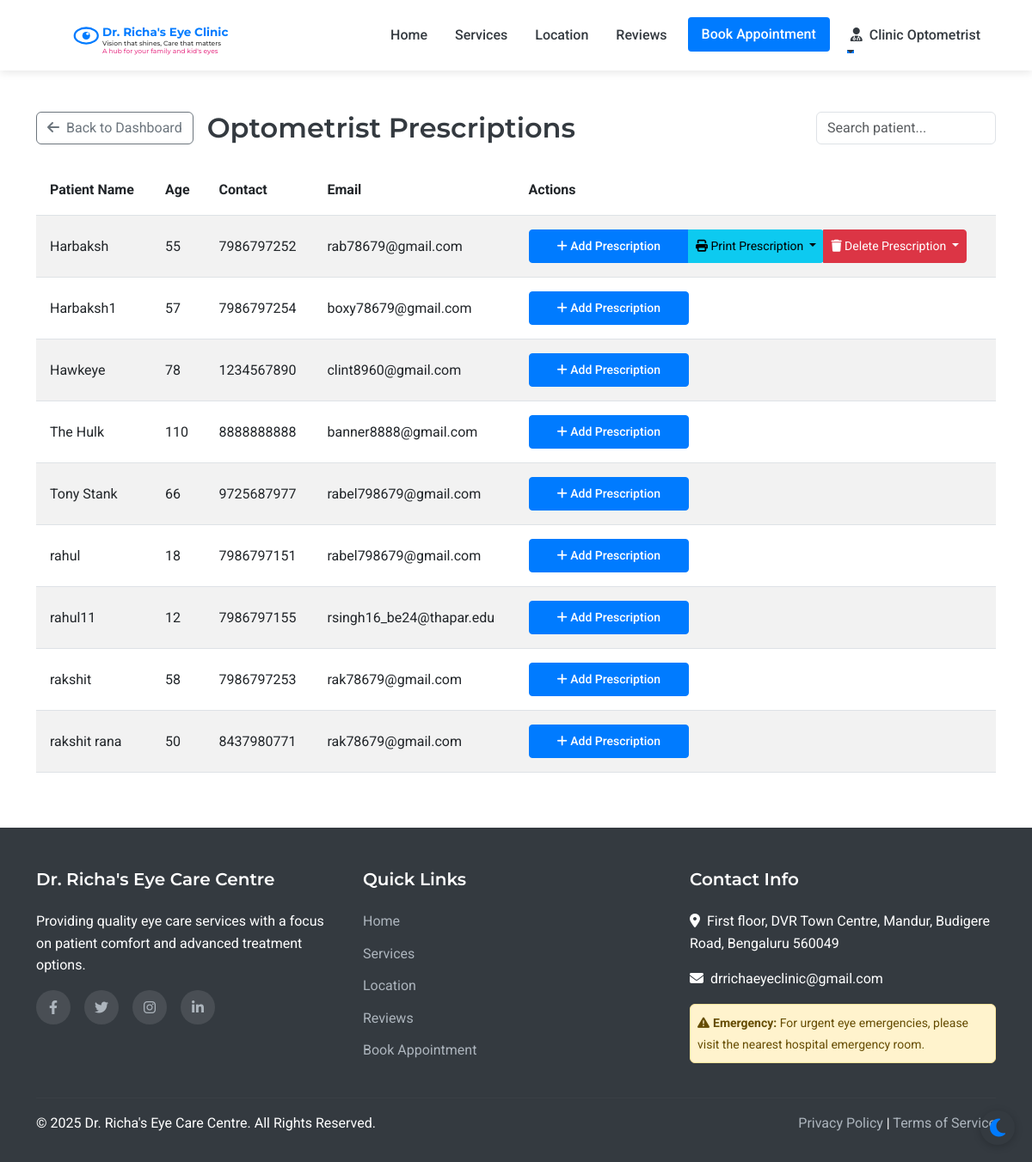
Page /assistant/prescriptions (signed in) on the committed database.
### models.py (models this page shows, shortened)
class Staff(UserMixin, db.Model):
    __abstract__ = True
    id = db.Column(db.Integer, primary_key=True)
    username = db.Column(db.String(64), unique=True, nullable=False)
    email = db.Column(db.String(120), unique=True, nullable=False)
    password_hash = db.Column(db.String(256), nullable=False)
    full_name = db.Column(db.String(100), nullable=False)
    mobile_number = db.Column(db.String(15), nullable=False)

class Assistant(Staff):
    __tablename__ = 'assistant'
    position = db.Column(db.String(100), nullable=True, default='Optometrist')
    full_name = db.Column(db.String(100), nullable=True, default='Optometrist')
    joining_date = db.Column(db.Date, nullable=True)
    salary_records = db.relationship('Salary', backref='assistant', lazy=True)

class Patient(UserMixin, db.Model):
    id = db.Column(db.Integer, primary_key=True)
    full_name = db.Column(db.String(100), nullable=False)
    mobile_number = db.Column(db.String(15), nullable=False)
    email = db.Column(db.String(100), nullable=True)
    age = db.Column(db.Integer, nullable=False)
    sex = db.Column(db.String(10), nullable=True)
    password_hash = db.Column(db.String(256), nullable=True)
    is_registered = db.Column(db.Boolean, default=False)
    created_at = db.Column(db.DateTime, nullable=False, default=datetime.utcnow)
    appointments = db.relationship('Appointment', backref='patient', lazy=True)
    doctor_prescriptions = db.relationship('DoctorPrescription', backref='patient', lazy=True)
    optometrist_prescriptions = db.relationship('OptometristPrescription', backref='patient', lazy=True)

### routes.py (the view)
@app.route('/assistant/prescriptions')
@login_required
def assistant_prescriptions():
    if not isinstance(current_user, Assistant):
        flash('Access denied', 'danger')
        return redirect(url_for('index'))
    all_patients = Patient.query.order_by(Patient.full_name).all()
    return render_template('assistant/prescriptions.html', all_patients=all_patients)

### app.py (called while the page is built)
@login_manager.user_loader
def load_user(user_id):
    from models import Doctor, Assistant, Admin, Patient
    try:
        if user_id.startswith('doctor_'):
            return Doctor.query.get(int(user_id.split('_')[1]))
        elif user_id.startswith('assistant_'):
            return Assistant.query.get(int(user_id.split('_')[1]))
        elif user_id.startswith('admin_'):
            return Admin.query.get(int(user_id.split('_')[1]))
        else:
            return Patient.query.get(int(user_id))
    except (ValueError, AttributeError):
        return None

### routes.py (called while the page is built)
@app.context_processor
def inject_now():
    return {'now': datetime.now()}

### templates/assistant/prescriptions.html (shortened to what this page needs)
{% extends 'layout.html' %}
{% block content %}
<div class="container py-5">
    <div class="d-flex justify-content-between align-items-center mb-4">
        <div class="d-flex align-items-center">
            <a href="{{ url_for('assistant_dashboard') }}" class="btn btn-outline-secondary me-3">
                <i class="fas fa-arrow-left me-1"></i> Back to Dashboard
            </a>
            <h2 class="mb-0">Optometrist Prescriptions</h2>
        </div>
        <input type="text" id="searchInput" class="form-control w-auto" placeholder="Search patient..." onkeyup="searchTable()">
    </div>
    <div class="table-responsive">
        <table class="table table-striped" id="prescriptionTable">
            <thead>
                <tr>
                    <th>Patient Name</th>
                    <th>Age</th>
                    <th>Contact</th>
                    <th>Email</th>
                    <th>Actions</th>
                </tr>
            </thead>
            <tbody>
                {% for patient in all_patients %}
                <tr>
                    <td>{{ patient.full_name }}</td>
                    <td>{{ patient.age }}</td>
                    <td>{{ patient.mobile_number }}</td>
                    <td>{{ patient.email }}</td>
                    <td>
                        <div class="btn-group">
                            <a href="{{ url_for('assistant_add_prescription', patient_id=patient.id) }}"
                               class="btn btn-primary btn-sm">
                                <i class="fas fa-plus"></i> Add Prescription
                            </a>
                            {% if patient.optometrist_prescriptions %}
                            <button type="button" class="btn btn-info btn-sm dropdown-toggle" data-bs-toggle="dropdown">
                                <i class="fas fa-print"></i> Print Prescription
                            </button>
                            <button type="button" class="btn btn-danger btn-sm dropdown-toggle" data-bs-toggle="dropdown">
                                <i class="fas fa-trash"></i> Delete Prescription
                            </button>
                            {% endif %}
                        </div>
                    </td>
                </tr>
                {% endfor %}
            </tbody>
        </table>
    </div>
</div>
{% endblock %}

### templates/layout.html (shortened to what this page needs)
<!DOCTYPE html>
<html lang="en">
<head>
    <link href="https://cdn.jsdelivr.net/npm/bootstrap@5.3.0-alpha1/dist/css/bootstrap.min.css" rel="stylesheet">
    <link rel="stylesheet" href="https://cdn.jsdelivr.net/npm/flatpickr/dist/flatpickr.min.css">
    <link rel="stylesheet" href="https://cdnjs.cloudflare.com/ajax/libs/font-awesome/6.1.1/css/all.min.css">
    <link rel="stylesheet" href="{{ url_for('static', filename='css/style.css') }}">
</head>
<body>
    <nav class="navbar navbar-expand-lg sticky-top">
        <div class="container">
            <a class="navbar-brand" href="{{ url_for('index') }}" id="clinic-logo">
                <div id="interactive-logo-container" style="height: 60px;"></div>
            </a>
            <div class="collapse navbar-collapse" id="navbarNav">
                <ul class="navbar-nav ms-auto">
                    <li class="nav-item">
                        <a class="nav-link {% if request.path == url_for('index') %}active{% endif %}" href="{{ url_for('index') }}">Home</a>
                    </li>
                    <li class="nav-item">
                        <a class="nav-link {% if request.path == url_for('services') %}active{% endif %}" href="{{ url_for('services') }}">Services</a>
                    </li>
                    <li class="nav-item">
                        <a class="nav-link {% if request.path == url_for('location') %}active{% endif %}" href="{{ url_for('location') }}">Location</a>
                    </li>
                    <li class="nav-item">
                        <a class="nav-link {% if request.path == url_for('reviews') %}active{% endif %}" href="{{ url_for('reviews') }}">Reviews</a>
                    </li>
                    <li class="nav-item">
                        <a class="nav-link btn btn-primary text-white px-3 ms-lg-2" href="{{ url_for('appointment') }}">Book Appointment</a>
                    </li>
                    {% if current_user.is_authenticated %}
                        {% if current_user.__class__.__name__ == 'Patient' %}
                            <li class="nav-item dropdown">
                                <a class="nav-link dropdown-toggle" href="#" id="navbarDropdown" role="button" data-bs-toggle="dropdown" aria-expanded="false">
                                    <i class="fas fa-user me-1"></i> {{ current_user.full_name }}
                                </a>
                                <ul class="dropdown-menu dropdown-menu-end" aria-labelledby="navbarDropdown">
                                    <li><a class="dropdown-item" href="{{ url_for('patient_dashboard') }}">Dashboard</a></li>
                                    <li><a class="dropdown-item" href="{{ url_for('patient_appointments') }}">My Appointments</a></li>
                                    <li><a class="dropdown-item" href="{{ url_for('patient_medical_records') }}">Medical Records</a></li>
                                    <li><hr class="dropdown-divider"></li>
                                    <li><a class="dropdown-item" href="{{ url_for('patient_logout') }}">Logout</a></li>
                                </ul>
                            </li>
                        {% else %}
                            <li class="nav-item dropdown">
                                <a class="nav-link dropdown-toggle" href="#" id="navbarDropdown" role="button" data-bs-toggle="dropdown" aria-expanded="false">
                                    <i class="fas fa-user-md me-1"></i> {{ current_user.full_name }}
                                </a>
                            </li>
                        {% endif %}
                    {% endif %}
                </ul>
            </div>
        </div>
    </nav>
    <main>
        {% block content %}{% endblock %}
    </main>
    <footer>
        <div class="container">
            <div class="row">
                <div class="col-md-4 mb-4 mb-md-0">
                    <h5>Dr. Richa's Eye Care Centre</h5>
                    <p class="mb-3">Providing quality eye care services with a focus on patient comfort and advanced treatment options.</p>
                    <div class="social-icons">
                        <a href="#" aria-label="Facebook"><i class="fab fa-facebook-f"></i></a>
                        <a href="#" aria-label="Twitter"><i class="fab fa-twitter"></i></a>
                        <a href="#" aria-label="Instagram"><i class="fab fa-instagram"></i></a>
                        <a href="#" aria-label="LinkedIn"><i class="fab fa-linkedin-in"></i></a>
                    </div>
                </div>
                <div class="col-md-4 mb-4 mb-md-0">
                    <h5>Quick Links</h5>
                    <ul>
                        <li><a href="{{ url_for('index') }}">Home</a></li>
                        <li><a href="{{ url_for('services') }}">Services</a></li>
                        <li><a href="{{ url_for('location') }}">Location</a></li>
                        <li><a href="{{ url_for('reviews') }}">Reviews</a></li>
                        <li><a href="{{ url_for('appointment') }}">Book Appointment</a></li>
                    </ul>
                </div>
                <div class="col-md-4">
                        <h5>Contact Info</h5>
                        <p><i class="fas fa-map-marker-alt me-2"></i>First floor, DVR Town Centre, Mandur, Budigere Road, Bengaluru 560049</p>
                        <p><i class="fas fa-envelope me-2"></i>drrichaeyeclinic@gmail.com</p>
                        <div class="alert alert-warning mt-3 p-2">
                            <small><i class="fas fa-exclamation-triangle me-1"></i><strong>Emergency:</strong> For urgent eye emergencies, please visit the nearest hospital emergency room.</small>
                        </div>
                    </div>
            </div>
            <hr class="mt-4 mb-3" style="border-color: rgba(255,255,255,0.1);">
            <div class="row">
                <div class="col-md-6">
                    <p class="mb-md-0">&copy; {{ now.year }} Dr. Richa's Eye Care Centre. All Rights Reserved.</p>
                </div>
                <div class="col-md-6 text-md-end">
                    <p class="mb-0">
                        <a href="#">Privacy Policy</a> |
                        <a href="#">Terms of Service</a>
                    </p>
                </div>
            </div>
        </div>
    </footer>
</body>
</html>

### static/css/style.css (style rules this page uses)
:root { --primary-color: #007bff; --secondary-color: #6c757d; --accent-color: #17a2b8; --light-color: #f8f9fa; --dark-color: #343a40; --success-color: #28a745; --warning-color: #ffc107; --danger-color: #dc3545; --white: #ffffff; --light-blue: #e6f2ff; --transition: all 0.3s ease; --bg-color: #ffffff; --text-color: #343a40; --card-bg: #ffffff; --border-color: #dee2e6; --footer-bg: #343a40; --footer-text: #ffffff; --hero-overlay: rgba(0, 123, 255, 0.85); }
body { font-family: 'Roboto', sans-serif; color: var(--text-color, var(--dark-color)); line-height: 1.6; background-color: var(--bg-color, var(--white)); transition: background-color 0.3s ease, color 0.3s ease; }
h1, h2, h3, h4, h5, h6 { font-family: 'Montserrat', sans-serif; font-weight: 600; }
.navbar { box-shadow: 0 2px 4px rgba(0, 0, 0, 0.1); padding: 1rem 2rem; background-color: var(--card-bg, var(--white)); transition: background-color 0.3s ease; }
.navbar-brand { font-weight: 700; color: var(--primary-color); font-size: 1.5rem; }
#interactive-logo-container { width: 300px; height: 40px !important; cursor: pointer; display: flex; align-items: center; justify-content: flex-start; transition: var(--transition); margin-right: 20px; }
.navbar { transition: transform 0.4s ease-in-out; box-shadow: 0 2px 10px rgba(0, 0, 0, 0.1); }
.nav-link { color: var(--dark-color); font-weight: 500; margin: 0 0.5rem; position: relative; transition: var(--transition); }
.nav-link::after { content: ''; position: absolute; width: 0; height:1.5px; bottom: 0; left: 0; background-color: var(--primary-color); transition: var(--transition); }
.table td, .table th { padding: 1rem; vertical-align: middle; }
.btn-primary { background-color: var(--primary-color); border-color: var(--primary-color); padding: 0.5rem 2rem; font-weight: 500; border-radius: 4px; transition: var(--transition); }
footer { background-color: var(--dark-color); color: var(--white); padding: 3rem 0 2rem; }
footer h5 { font-weight: 600; margin-bottom: 1.5rem; }
footer ul { list-style: none; padding-left: 0; }
footer ul li { margin-bottom: 0.75rem; }
footer a { color: #adb5bd; text-decoration: none; transition: var(--transition); }
.social-icons { display: flex; gap: 1rem; }
.social-icons a { display: flex; align-items: center; justify-content: center; width: 40px; height: 40px; border-radius: 50%; background-color: rgba(255, 255, 255, 0.1); transition: var(--transition); }

### rows in the picture
Assistant: full_name "Clinic Optometrist"
Patient: full_name "Harbaksh", age "55", mobile_number "7986797252", email "rab78679@gmail.com"
Patient: full_name "Harbaksh1", age "57", mobile_number "7986797254", email "boxy78679@gmail.com"
Patient: full_name "Hawkeye", age "78", mobile_number "1234567890", email "clint8960@gmail.com"
Patient: full_name "The Hulk", age "110", mobile_number "8888888888", email "banner8888@gmail.com"
Patient: full_name "Tony Stank", age "66", mobile_number "9725687977", email "rabel798679@gmail.com"
Patient: full_name "rahul", age "18", mobile_number "7986797151", email "rabel798679@gmail.com"
Patient: full_name "rahul11", age "12", mobile_number "7986797155", email "rsingh16_be24@thapar.edu"
Patient: full_name "rakshit", age "58", mobile_number "7986797253", email "rak78679@gmail.com"
Patient: full_name "rakshit rana", age "50", mobile_number "8437980771", email "rak78679@gmail.com"
